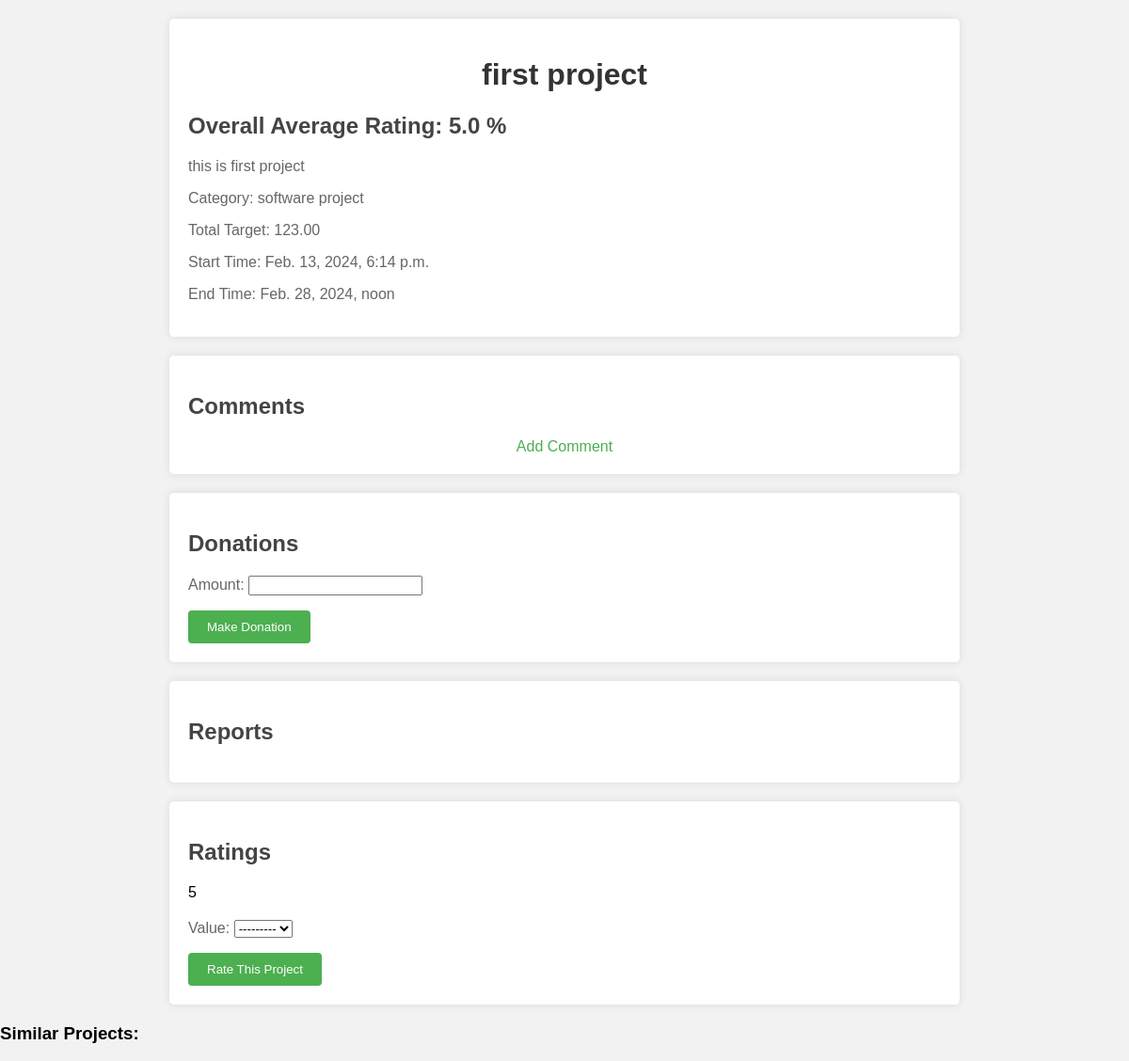
/1/, run on the app's committed database.
### myapp/models.py (models this page shows)
class Project(models.Model):
    title = models.CharField(max_length=200)
    details = models.TextField()
    tags = models.ManyToManyField(Tag)  # Many-to-many relationship with Tag model
    category = models.ForeignKey(Category, on_delete=models.CASCADE)
    total_target = models.DecimalField(max_digits=10, decimal_places=2)
    start_time = models.DateTimeField()
    end_time = models.DateTimeField()
    creator = models.ForeignKey(User, on_delete=models.CASCADE)
    images=models.ImageField(blank=True)

class Category(models.Model):
    name = models.CharField(max_length=100)
    def __str__(self):
        return self.name

class Rating(models.Model):
    RATING_CHOICES = [
        (1, '1 star'),
        (2, '2 stars'),
        (3, '3 stars'),
        (4, '4 stars'),
        (5, '5 stars'),
    ]
    project = models.ForeignKey(Project, on_delete=models.CASCADE)
    user = models.ForeignKey(User, on_delete=models.CASCADE)
    value = models.IntegerField(choices=RATING_CHOICES)

### myapp/views.py (the view)
# urls.py: path('<int:project_id>/', project_detail, name='project-detail'),
def project_detail(request, project_id):
    project = get_object_or_404(Project, id=project_id)
    comments = Comment.objects.filter(project=project)
    donations = Donation.objects.filter(project=project)
    reports = Report.objects.filter(project=project)
    ratings = Rating.objects.filter(project=project)
    rating_form = RatingForm()
    average_rating = ratings.aggregate(Avg('value'))['value__avg']
    if request.method == 'POST':
        donation_form = DonationForm(request.POST)
        rating_form = RatingForm(request.POST)
        if rating_form.is_valid():
            rating = rating_form.save(commit=False)
            rating.project = project
            rating.user = request.user
            rating.save()
            return redirect('project-detail', project_id=project_id)
        if donation_form.is_valid():
            donation = donation_form.save(commit=False)
            donation.project = project
            donation.user = request.user
            donation.save()
            return redirect('project-detail', project_id=project_id)
    else:
        donation_form = DonationForm()
        rating_form = RatingForm()
    return render(request, 'myapp/project_detail.html', {'project': project, 'comments': comments, 'donations': donations, 'reports': reports, 'ratings': ratings, 'rating_form': rating_form, 'donation_form': donation_form, 'average_rating': average_rating})

### myapp/forms.py
class RatingForm(forms.ModelForm):
    class Meta:
        model = Rating
        fields = ['value']
        widgets = {
            'value': forms.Select(choices=Rating.RATING_CHOICES)
        }

class DonationForm(forms.ModelForm):
    class Meta:
        model = Donation
        fields = ['amount']

### myapp/templates/myapp/project_detail.html (shortened to what this page needs)
<!DOCTYPE html>
<html lang="en">
<head>
</head>
<body>
    {% block content %}
    <div class="container">
        <h1>{{ project.title }}</h1>
        <h2>Overall Average Rating: {{ average_rating|default:"No ratings yet" }} %</h2>
    <p>{{ project.details }}</p>
    <p>Category: {{ project.category }}</p>
    <p>Total Target: {{ project.total_target }}</p>
    <p>Start Time: {{ project.start_time }}</p>
    <p>End Time: {{ project.end_time }}</p>
</div>
<div class="container">
        <h2>Comments</h2>
        <a href="{% url 'add-comment' project.id %}" class="action-button">Add Comment</a>
    </div>
    <div class="container">
        <h2>Donations</h2>
        <form method="post" class="donation-form">
            {{ donation_form.as_p }}
            <button type="submit" class="action-button">Make Donation</button>
        </form>
    </div>
    <div class="container">
        <h2>Reports</h2>
    </div>
    <div class="container">
        <h2>Ratings</h2>
        <ul>
            {% for rating in ratings %}
                <li>{{ rating.value }}</li>
            {% endfor %}
        </ul>
        <form method="post" class="rating-form">
            {{ rating_form.as_p }}
            <button type="submit" class="action-button">Rate This Project</button>
        </form>
    </div>
    <h3>Similar Projects:</h3>
    {% endblock %}
</body>
</html>

### myapp/templates/myapp/project_detail.html (style rules this page uses)
body { font-family: Arial, sans-serif; background-color: #f2f2f2; margin: 0; padding: 0; }
.container { max-width: 800px; margin: 20px auto; padding: 20px; background-color: #fff; border-radius: 5px; box-shadow: 0 0 10px rgba(0, 0, 0, 0.1); }
h1 { color: #333; text-align: center; }
p { color: #666; }
.container h2 { color: #444; margin-top: 20px; }
ul { list-style-type: none; padding: 0; }
li { margin-bottom: 10px; }
.container a { display: block; text-align: center; margin-top: 20px; color: #4caf50; text-decoration: none; }
.container form { margin-top: 20px; }
.container button { background-color: #4caf50; color: #fff; padding: 10px 20px; border: none; border-radius: 4px; cursor: pointer; }

### data on the page
Project: title "first project", details "this is first project", category "software project", total_target "123.00", start_time "Feb. 13, 2024, 6:14 p.m.", end_time "Feb. 28, 2024, noon"
Rating: value "5"

### other printed values
{{ average_rating|default:"No ratings yet" }} "5.0"
